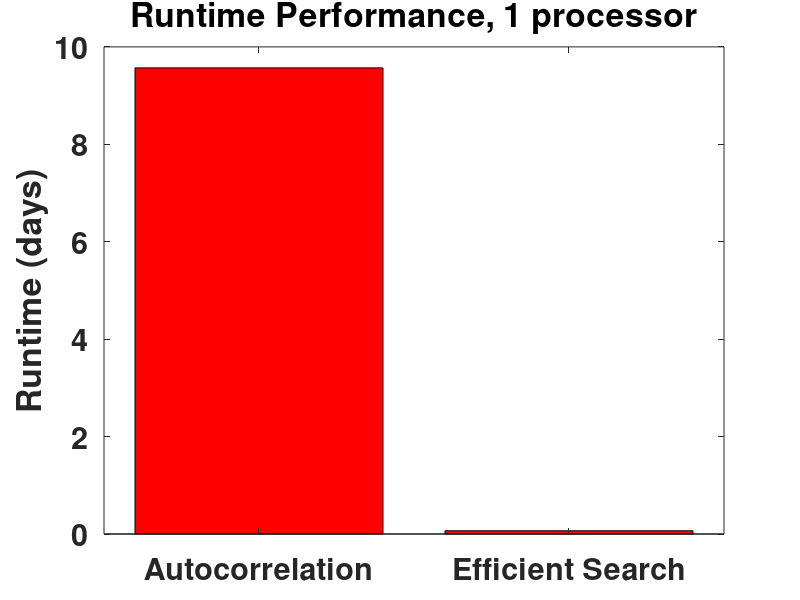
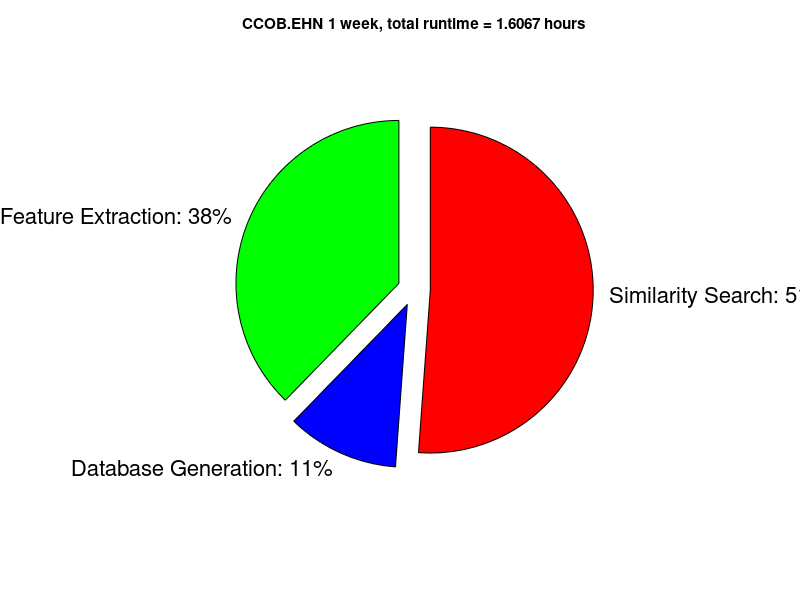

The MATLAB script that drew these images, in order:
close all
clear

% NCSN_CCOB_EHN_1wk (haar_coefficients, keep 800 coefficients per channel)

% FAST runtimes
ncsn.runtime.spectrogram = [3.3935 2.9526 2.9289 2.9241 2.9238 2.9336 2.9446 2.9441 2.9367 2.9852 ...
    2.9362 2.854 2.9184 2.9477 2.9371 2.9508 2.9365 2.9303 2.9456 2.8725 2.8356];
ncsn.runtime.wavelet = [55.8768 55.9507 56.1847 55.9518 55.9249 56.1811 56.5656 56.6883 56.5017 55.8517 ...
     55.442 55.3529 55.3936 55.4441 55.4778 55.4377 55.4341 55.3814 55.1606 55.4019 55.3372];
ncsn.runtime.fingerprint = [949.2784];
% ncsn.runtime.minhash = [609.03]; % old_votesbug
% ncsn.runtime.database = [26.61]; % old_votesbug
% ncsn.runtime.search = [2353.9]; % old_votesbug
ncsn.runtime.minhash = [616.05];
ncsn.runtime.database = [26.97];
ncsn.runtime.search = [2959.0];
ncsn.runtime.total = sum(ncsn.runtime.spectrogram) + sum(ncsn.runtime.wavelet) + ...
    sum(ncsn.runtime.fingerprint) + sum(ncsn.runtime.minhash) + sum(ncsn.runtime.database) + ...
    sum(ncsn.runtime.search);

% Autocorrelation runtimes
ncsn.ac.onechannel = 51674.1246991158*16; % autocorrelation runtime (1 channel), (s), times number of processors
ncsn.ac.total = ncsn.ac.onechannel;

% Total runtimes (days)
ncsn.runtimes = [ncsn.ac.total ncsn.runtime.total]/(3600*24); % [autocorrelation fast] runtime (days)
speedup = ncsn.runtimes(1)/ncsn.runtimes(2) % speedup factor

%ncsn.runtimes = [31+25/60 ncsn.runtime.total/3600]; % [autocorrelation fast] runtime (hr)
figure
bar(ncsn.runtimes, 'r');
set(gca, 'FontSize', 22, 'FontWeight', 'bold');
xlim([0.5 2.5]);
% ylim([0 36]);
ylabel('Runtime (days)');
set(gca, 'XTick', [0:3]);
set(gca,'XTickLabel', ['                ';'Autocorrelation ';'Efficient Search';'                ']);
% set(gca, 'YTick', [0:4:36]);
% set(gca,'YTickLabel', [' 0';' 4';' 8';'12';'16';'20';'24';'28';'32';'36']);
title('Runtime Performance, 1 processor');
% text(0.6, 32.5, '31 hours 25 minutes', 'FontSize', 16);
% text(1.8, 2, '45 minutes', 'FontSize', 16);
% text(0.75, 20, '31 hours', 'color','w', 'FontSize', 22, 'FontWeight', 'bold');
% text(0.7, 17, '25 minutes', 'color','w', 'FontSize', 22, 'FontWeight', 'bold');
% text(1.7, 3, '45 minutes', 'FontSize', 22, 'FontWeight', 'bold');


% NCSN_CCOB_EHN_1wk (haar_coefficients, keep 800 coefficients per channel)
% Make pie chart for runtime breakdown

run_times = [sum(ncsn.runtime.spectrogram) + sum(ncsn.runtime.wavelet) + ...
    sum(ncsn.runtime.fingerprint), sum(ncsn.runtime.minhash) + sum(ncsn.runtime.database), ...
    sum(ncsn.runtime.search)]; % (s)
labels = {'Feature Extraction: ', 'Database Generation: ', ...
    'Similarity Search: '}';
explode = [1,1,1];

figure
set(gca,'FontSize',16);
h = pie(run_times, explode);
hText = findobj(h, 'Type', 'text');
percentValues = get(hText, 'String');
combined_labels = strcat(labels, percentValues);
oldExtents_cell = get(hText, 'Extent'); % cell array
oldExtents = cell2mat(oldExtents_cell); % numeric array
set(hText,{'String'},combined_labels);

hp = findobj(h, 'Type', 'patch');
set(hp(1), 'FaceColor', 'g');
set(hp(2), 'FaceColor', 'b');
set(hp(3), 'FaceColor', 'r');

set(h(2:2:6), 'FontSize', 16);

title(['CCOB.EHN 1 week, total runtime = ', num2str(ncsn.runtime.total/3600) ' hours']);
